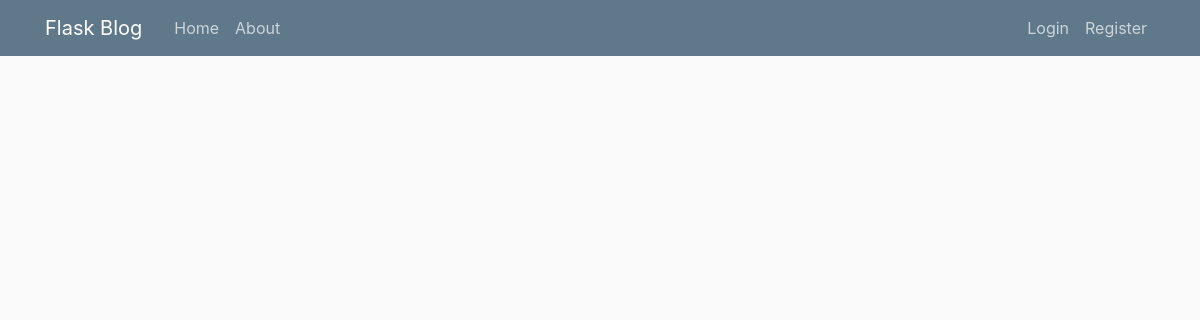
Page /home on the earlier database version.
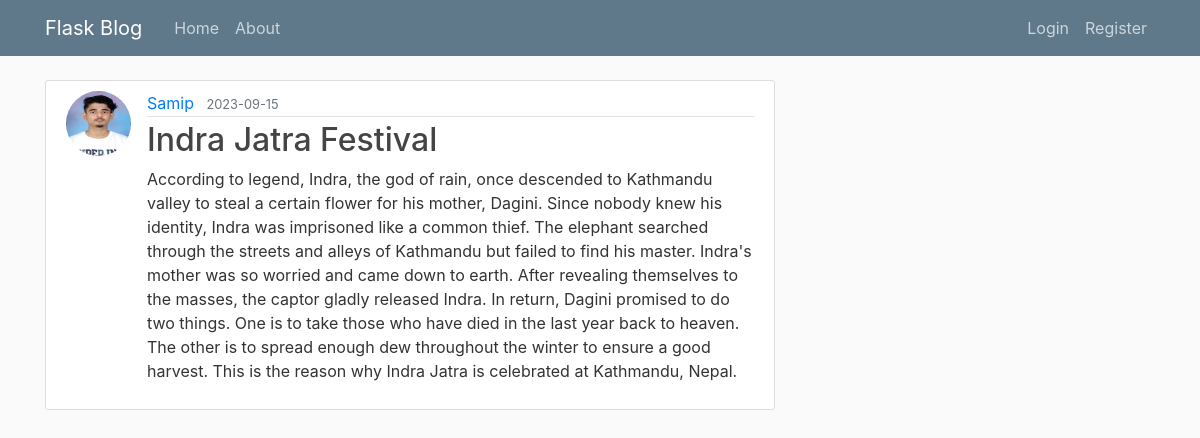
Same page on the later database version.
### flaskblog/models.py (models this page shows, shortened)
class Post(db.Model):
    id = db.Column(db.Integer, primary_key=True)
    title = db.Column(db.String(100), nullable=False)
    date_posted = db.Column(db.DateTime, nullable=False, default=datetime.utcnow)
    content = db.Column(db.Text, nullable=False)
    is_published = db.Column(db.Boolean, default=False)
    user_id = db.Column(db.Integer, db.ForeignKey('user.id'), nullable=False)

class User(db.Model, UserMixin):
    id = db.Column(db.Integer, primary_key=True)
    username = db.Column(db.String(20), unique=True, nullable=False)
    email = db.Column(db.String(120), unique=True, nullable=False)
    image_file = db.Column(db.String(20), nullable=False, default='default.jpg')
    password = db.Column(db.String(60), nullable=False)
    posts = db.relationship('Post', backref='author', lazy=True)
    is_admin = db.Column(db.Boolean, default=False)

### flaskblog/routes.py (the view)
@app.route("/")
@app.route("/home")
def home():
    posts = Post.query.filter_by(is_published=True)
    return render_template('home.html', posts=posts)

### flaskblog/templates/home.html
{% extends "layout.html" %}
{% block content %}
    {% for post in posts %}
        <article class="media content-section">
          <img class="rounded-circle article-img" src="{{ url_for('static', filename='profile_pics/' + post.author.image_file) }}">
          <div class="media-body">
            <div class="article-metadata">
              <a class="mr-2" href="#">{{ post.author.username }}</a>
              <small class="text-muted">{{ post.date_posted.strftime('%Y-%m-%d') }}</small>
            </div>
            <h2><a class="article-title" href="{{ url_for('post', post_id=post.id) }}">{{ post.title }}</a></h2>
            <p class="article-content">{{ post.content }}</p>
          </div>
        </article>
    {% endfor %}
{% endblock content %}

### flaskblog/templates/layout.html (shortened to what this page needs)
<!DOCTYPE html>
<html>
<head>
    <link rel="stylesheet" href="https://maxcdn.bootstrapcdn.com/bootstrap/4.0.0/css/bootstrap.min.css">
    <link rel="stylesheet" type="text/css" href="{{ url_for('static', filename='main.css') }}">
</head>
<body>
    <header class="site-header">
      <nav class="navbar navbar-expand-md navbar-dark bg-steel fixed-top">
        <div class="container">
          <a class="navbar-brand mr-4" href="/">Flask Blog</a>
          <div class="collapse navbar-collapse" id="navbarToggle">
            <div class="navbar-nav mr-auto">
              <a class="nav-item nav-link" href="{{ url_for('home') }}">Home</a>
              <a class="nav-item nav-link" href="{{ url_for('about') }}">About</a>
            </div>
            <div class="navbar-nav">
              {% if current_user.is_authenticated %}
              <a class="nav-item nav-link" href="{{ url_for('new_post') }}">New Post</a>
                <a class="nav-item nav-link" href="{{ url_for('account') }}">Account</a>
                <a class="nav-item nav-link" href="{{ url_for('logout') }}">Logout</a>
                {% if current_user.is_admin== True %}
                <a class="nav-item nav-link" href="{{ url_for('table') }}">User List</a>
                <a class="nav-item nav-link" href="{{ url_for('creat_admin') }}">Creat Admin</a>
                <a class="nav-item nav-link" href="/admin"> Admin Pannel</a>
                {% endif %}
              {% else %}
                <a class="nav-item nav-link" href="{{ url_for('login') }}">Login</a>
                <a class="nav-item nav-link" href="{{ url_for('register') }}">Register</a>
              {% endif %}
            </div>
          </div>
        </div>
      </nav>
    </header>
    <main role="main" class="container">
      <div class="row">
        <div class="col-md-8">
          {% block content %}{% endblock %}
        </div>
        </div>
    </main>
</body>
</html>

### flaskblog/static/main.css (style rules this page uses)
body { background: #fafafa; color: #333333; margin-top: 5rem; }
h1, h2, h3, h4, h5, h6 { color: #444444; }
.bg-steel { background-color: #5f788a; }
.site-header .navbar-nav .nav-link { color: #cbd5db; }
.content-section { background: #ffffff; padding: 10px 20px; border: 1px solid #dddddd; border-radius: 3px; margin-bottom: 20px; }
.article-title { color: #444444; }
.article-content { white-space: pre-line; }
.article-img { height: 65px; width: 65px; margin-right: 16px; }
.article-metadata { padding-bottom: 1px; margin-bottom: 4px; border-bottom: 1px solid #e3e3e3 }

Differences in the rows shown:
added Post: image_file (picture), author.username "Samip", date_posted "2023-09-15", title "Indra Jatra Festival", content "According to legend, Indra, the god of rain, once descended to Kathmandu valley to steal a certain flower for his mother, Dagini. Since nobody knew his identity, Indra was imprisoned like a common thief. The elephant searched through the streets and alleys of Kathmandu but failed to find his master. Indra's mother was so worried and came down to earth. After revealing themselves to the masses, the captor gladly released Indra. In return, Dagini promised to do two things. One is to take those who have died in the last year back to heaven. The other is to spread enough dew throughout the winter to ensure a good harvest. This is the reason why Indra Jatra is celebrated at Kathmandu, Nepal."
